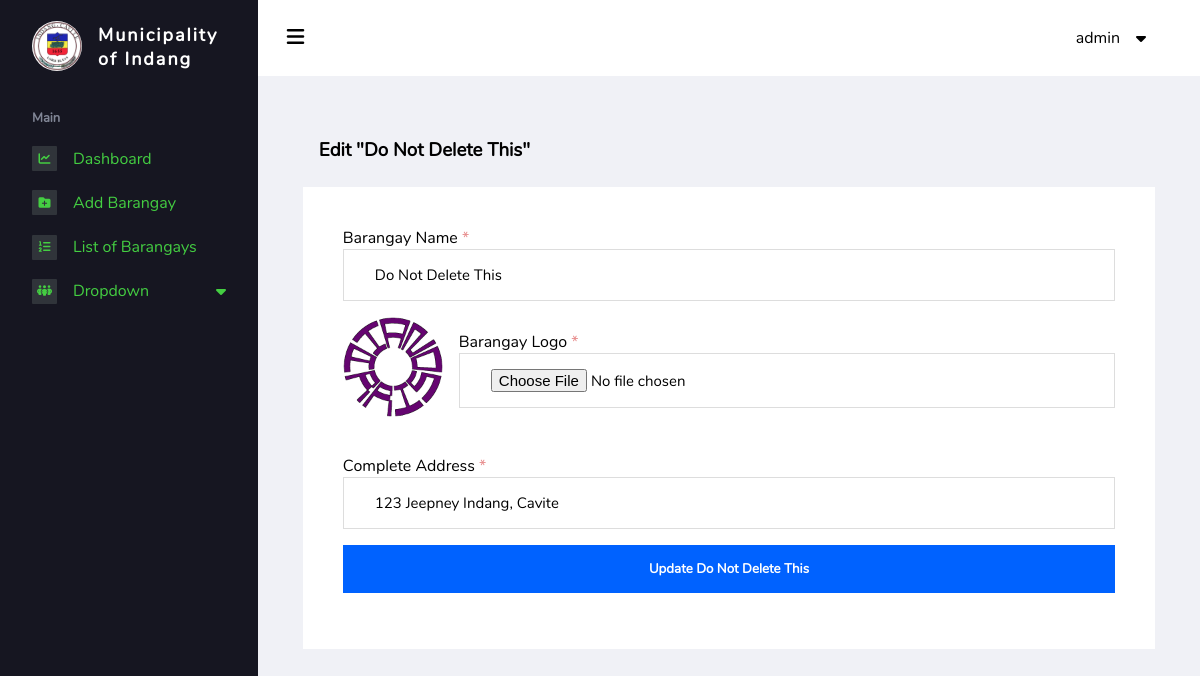
The app's page /admin/barangay-edit.php?id=410 (signed in) with its own data.
### tables this page shows
CREATE TABLE `superadmin_config` (
  `municipality_id` int(11) NOT NULL,
  `municipality_name` varchar(255) NOT NULL,
  `municipality_link` varchar(255) NOT NULL,
  `municipality_logo` varchar(255) NOT NULL
);

CREATE TABLE `super_accounts` (
  `id` int(11) NOT NULL,
  `user_id` bigint(20) NOT NULL,
  `fullname` varchar(100) NOT NULL,
  `username` varchar(100) NOT NULL,
  `password` varchar(255) NOT NULL
);

CREATE TABLE `barangay` (
  `b_id` int(11) NOT NULL,
  `b_name` varchar(50) NOT NULL,
  `b_address` varchar(100) NOT NULL,
  `b_logo` varchar(100) NOT NULL,
  `b_link` varchar(100) NOT NULL,
  `is_active` tinyint(1) NOT NULL
);

### admin/includes/login-system.inc.php (called while the page is built, shortened)
<?php
function checkLogin($pdo)
{
    if (isset($_SESSION['user_id'])) {
        $id = $_SESSION['user_id'];
        $result = $pdo->query("SELECT * FROM super_accounts WHERE user_id = '$id' LIMIT 1");
        $result->execute();
        $numRows = $result->rowCount();
        if ($result && $numRows > 0) {
            $user_data = $result->fetch();
            return $user_data;
        }
    }
    die;
}

### admin/includes/session.inc.php (called while the page is built, shortened)
<?php
include 'includes/dbh.inc.php';
include 'includes/login-system.inc.php';
$user_data = checkLogin($pdo);

### admin/barangay-edit.php (the view, shortened to what this page needs)
<?php
include 'includes/session.inc.php';
require 'includes/update-brgy.inc.php';
$id = $_GET['id'];
$barangay = $pdo->query("SELECT * FROM barangay WHERE b_id='$id'")->fetch();
$barangayName = ucwords($barangay['b_name']);
?>
<!DOCTYPE html>
<html lang="en">
<head>
    <link rel="stylesheet" href="https://cdnjs.cloudflare.com/ajax/libs/font-awesome/6.2.0/css/all.min.css" />
    <link rel="stylesheet" href="./assets/css/main.css" />
</head>
<body>
    <?php
    include './partials/nav_sidebar.php';
    ?>
    <main class="main-content">
        <?php
        include './partials/nav_header.php';
        ?>
        <div class="wrapper">
            <div class="page-header">
                <h3 class="page-title">Edit "<?php echo $barangayName ?>"</h3>
            </div>
            <div class="page-body">
                <form action="" method="POST" class="add-brgy__form" enctype="multipart/form-data">
                    <div>
                        <label for="">Barangay Name <span class="required-input">*</span></label>
                        <input type="text" name="brgy-name" value="<?php echo $barangayName ?>" required>
                    </div>
                    <div class="barangay-logo">
                        <div>
                            <img src="./assets/images/uploads/barangay-logos/<?php echo $barangay['b_logo'] ?>" alt="" id="logo-img">
                        </div>
                        <div style="width: 100%;">
                            <label for="">Barangay Logo <span class="required-input">*</span></label>
                            <input type="file" name="image" id="image-input" accept="image/jpeg, image/png" required>
                        </div>
                    </div>
                    <div id="address-container">
                        <label for="">Complete Address <span class="required-input">*</span></label>
                        <div>
                            <input style="width: 100%;" type="text" name="brgy-address" value="<?php echo $barangay['b_address'] ?>" required>
                        </div>
                    </div>
                    <button type="submit" name="submit">Update <?php echo $barangayName ?></button>
                </form>
            </div>
    </main>
</body>
</html>

### admin/partials/nav_sidebar.php (shortened to what this page needs)
<nav class="sidebar">
    <div class="sidebar__logo">
        <div class="logo-img">
            <img src="./assets/images/logo.jpg" alt="Logo of Indang" width="50px" />
        </div>
        <?php $municipality = $pdo->query("SELECT municipality_name FROM superadmin_config")->fetch(); ?>
        <h1 class="barangay-name">Municipality of <?php echo $municipality['municipality_name'] ?></h1>
    </div>
    <ul class="sidebar__links">
        <li>
            <p>Main</p>
        </li>
        <li>
            <a href="index.php">
                <span class="sidebar__links-icon"><i class="fa-sharp fa-solid fa-chart-line"></i></span>
                <span class="sidebar__links-text">Dashboard</span>
            </a>
        </li>
        <li>
            <a href="barangay-add.php">
                <span class="sidebar__links-icon"><i class="fa-solid fa-folder-plus"></i></span>
                <span class="sidebar__links-text">Add Barangay</span>
            </a>
        </li>
        <li>
            <a href="barangay.php">
                <span class="sidebar__links-icon"><i class="fa-solid fa-list-ol"></i></span>
                <span class="sidebar__links-text">List of Barangays</span>
            </a>
        </li>
        <li class="sidebar__links-submenu">
            <a href="#">
                <span class="sidebar__links-icon"><i class="fa-solid fa-people-group"></i></span>
                <span class="sidebar__links-text">Dropdown</span>
                <span class="dropdown-arrow"><i class="fa-solid fa-caret-down"></i></span>
            </a>
        </li>
    </ul>
</nav>

### admin/partials/nav_header.php (shortened to what this page needs)
<header>
    <div class="burger-menu">
        <i class="fa-solid fa-bars"></i>
    </div>
    <div class="admin">
        <div class="admin__name"><?php echo $user_data['fullname']; ?>
        </div>
    </div>
</header>

### admin/assets/css/_root.css (style rules this page uses)
:root { --primary-clr: #001754; --secondary-clr: #818696; --white: #fff; --black: #000; --blue: #0062FF; --lightblue: #91bbff; --green-dark: #03A10A; --green-light: #44CE42; --background-clr: #f0f1f6; --background-sidebar: #161621; --fw-n: 300; --fw-m: 600; --fw-l: 800; --fs-2: 5rem; --fs-3: 2rem; --fs-p: 1rem; }
* { margin: 0; padding: 0; box-sizing: border-box; font-family: "nunito-regular", sans-serif; }
li, a { list-style-type: none; text-decoration: none; }
input, select { transition: border 200ms ease-in-out; }
.wrapper { width: 100%; padding: 2.8rem 2.8rem 0 2.8rem; }

### admin/assets/css/_header.css (style rules this page uses)
.main-content { margin-left: 258px; background-color: var(--background-clr); padding-bottom: 5%; min-height: 100vh; }
header { background-color: var(--white); height: calc(60px + 1rem); display: flex; justify-content: space-between; align-items: center; padding: 0 5rem 0 1.8rem; }
.burger-menu i { font-size: 20px; }
.admin__name { position: relative; cursor: pointer; }
.admin__name::after { position: absolute; content: "\f0d7"; padding-left: 1rem; top: 50%; transform: translateY(-50%); font-family: "Font Awesome 5 Free"; font-weight: 900; }

### admin/assets/css/_add-brgy.css (style rules this page uses)
.add-brgy__form div { margin-bottom: 1rem; }
.add-brgy__form input { padding: 0.94rem 1.94rem; width: 100%; border: 1px solid #ddd; }
.add-brgy__form input::placeholder, .add-brgy__form input { font-size: .9375rem; color: var(--black); }
.add-brgy__form button { cursor: pointer; width: 100%; background: var(--blue); border: none; padding: 0.94rem 1.94rem; color: var(--white); font-weight: var(--fw-m); margin-bottom: 1rem; }
#address-container div { display: flex; align-items: center; justify-content: space-between; }
#address-container input { width: 80%; }
.page-body { position: relative; }

### admin/assets/css/_login.css (style rules this page uses)
form div { margin-bottom: 1rem; }
form input { padding: 0.94rem 1.94rem; width: 100%; border: 1px solid #ddd; }
form input::placeholder, form input { font-size: .9375rem; color: var(--black); }
form button { cursor: pointer; width: 100%; background: var(--blue); border: none; padding: 0.94rem 1.94rem; color: var(--white); font-weight: var(--fw-m); margin-bottom: 1rem; }

### admin/assets/css/_resident-profiling.css (style rules this page uses)
.page-header { margin: 1rem 1rem 1.5rem 1rem; }
.page-body { padding: 2.5rem; background: var(--white); }
.required-input { color: #e78b8b; }

### admin/assets/css/_sidebar.css (style rules this page uses)
nav { background-color: var(--background-sidebar); display: flex; flex-direction: column; align-items: center; height: 100vh; width: 258px; padding: .5rem 0; position: fixed; top: 0; left: 0; transition: all 400ms ease; overflow: hidden; z-index: 9999; font-family: 'nunito-medium', sans-serif; }
.sidebar__logo { min-height: 60px; display: flex; align-items: center; gap: 1rem; padding: .5rem 2rem 0 2rem; }
.sidebar__logo .logo-img { padding-top: 5px; }
.barangay-name { color: var(--white); font-size: 18px; letter-spacing: 2px; }
.sidebar__logo img { border-radius: 50%; }
.sidebar__links { padding: 2rem 0 0 2rem; display: flex; flex-direction: column; gap: 1.2rem; width: 100%; z-index: 1000; }
.sidebar__links li:nth-child(1) { color: var(--secondary-clr); font-size: 0.8125rem; font-weight: var(--fw-l); }
.sidebar__links li a { display: flex; width: 100%; gap: 1rem; align-items: center; background-color: var(--background-sidebar); color: var(--green-light); transition: color 200ms ease-in; }
.sidebar__links-icon { background-color: #30343a; border-radius: 1px; font-size: 12px; width: 25px; height: 25px; display: flex; align-items: center; justify-content: center; }
.sidebar__links-icon { color: var(--green-light); }
.dropdown-arrow { flex: 1; padding-right: 2rem; display: flex; align-items: center; justify-content: flex-end; }
.burger-menu, .burger-menu2 { cursor: pointer; z-index: 1; }
.main-content { transition: margin-left 400ms ease; }

### admin/barangay-edit.php (style rules this page uses)
.barangay-logo { display: flex; align-items: center; gap: 1rem; }
.barangay-logo img { border-radius: 50%; width: 100px; height: 100px; }

### records on screen
superadmin_config: municipality_name "Indang"
super_accounts: fullname "admin"
barangay: b_name "Do Not Delete This", brgy-name "Do Not Delete This", b_logo (picture), brgy-address "123 Jeepney Indang, Cavite"
